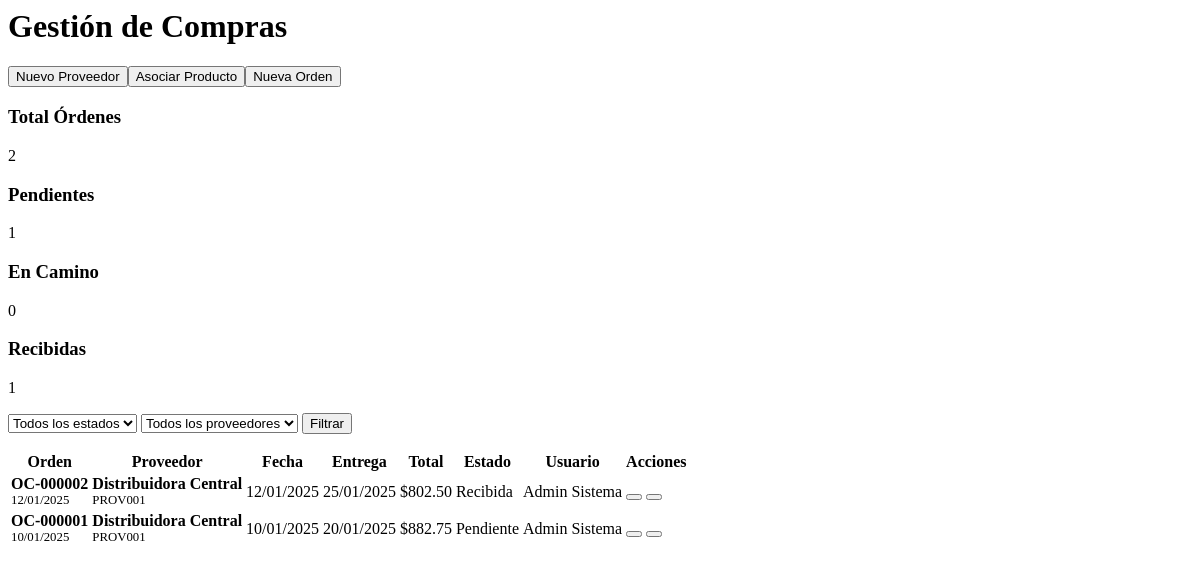
/public/compras.php, run on the app's committed database.
### tables this page shows
CREATE TABLE `ordenes_compra` (
    `id` int(11) NOT NULL,
    `empresa_id` int(11) NOT NULL,
    `numero_orden` varchar(50) NOT NULL,
    `proveedor_id` int(11) NOT NULL,
    `usuario_id` int(11) NOT NULL,
    `fecha_orden` date NOT NULL,
    `fecha_entrega_esperada` date DEFAULT NULL,
    `subtotal` decimal(10, 2) NOT NULL,
    `itbms` decimal(10, 2) DEFAULT 0.00,
    `total` decimal(10, 2) NOT NULL,
    `estado` enum(
        'pendiente',
        'confirmada',
        'recibida',
        'cancelada'
    ) DEFAULT 'pendiente',
    `observaciones` text DEFAULT NULL,
    `fecha_creacion` timestamp NOT NULL DEFAULT current_timestamp()
);

CREATE TABLE `proveedores` (
    `id` int(11) NOT NULL,
    `empresa_id` int(11) NOT NULL,
    `codigo` varchar(20) DEFAULT NULL,
    `tipo_proveedor` enum(
        'distribuidor',
        'fabricante',
        'importador',
        'mayorista',
        'otro'
    ) DEFAULT NULL,
    `nombre` varchar(150) NOT NULL,
    `razon_social` varchar(200) DEFAULT NULL,
    `ruc` varchar(20) DEFAULT NULL,
    `direccion` text DEFAULT NULL,
    `telefono_principal` varchar(20) DEFAULT NULL,
    `email` varchar(100) DEFAULT NULL,
    `nombre_contacto` varchar(100) DEFAULT NULL,
    `cargo_contacto` varchar(100) DEFAULT NULL,
    `telefono_contacto` varchar(20) DEFAULT NULL,
    `email_contacto` varchar(100) DEFAULT NULL,
    `dias_credito` int(11) DEFAULT 0,
    `descuento_porcentaje` decimal(5, 2) DEFAULT 0.00,
    `tiempo_entrega` int(11) DEFAULT 7,
    `monto_minimo` decimal(10, 2) DEFAULT 0.00,
    `condiciones_pago` text DEFAULT NULL,
    `sitio_web` varchar(255) DEFAULT NULL,
    `horario_atencion` varchar(100) DEFAULT NULL,
    `productos_principales` text DEFAULT NULL,
    `observaciones` text DEFAULT NULL,
    `activo` tinyint(1) DEFAULT 1,
    `fecha_registro` timestamp NOT NULL DEFAULT current_timestamp()
);

CREATE TABLE `usuarios` (
    `id` int(11) NOT NULL,
    `empresa_id` int(11) NOT NULL,
    `nombre` varchar(100) NOT NULL,
    `apellido` varchar(100) NOT NULL,
    `email` varchar(100) NOT NULL,
    `password_hash` varchar(255) NOT NULL,
    `rol` enum(
        'admin',
        'vendedor',
        'bodeguero',
        'contador'
    ) NOT NULL,
    `telefono` varchar(20) DEFAULT NULL,
    `fecha_creacion` timestamp NOT NULL DEFAULT current_timestamp(),
    `ultimo_acceso` timestamp NULL DEFAULT NULL,
    `activo` tinyint(1) DEFAULT 1
);

### config/connection.php (called while the page is built, shortened)
<?php
$host = "localhost";
$usuario = "root";
$contrasena = "";
$basededatos = "ferregest360";
function getDBConnection()
{
    global $host, $usuario, $contrasena, $basededatos;
    try {
        $pdo = new PDO("mysql:host=$host;dbname=$basededatos;charset=utf8", $usuario, $contrasena);
        $pdo->setAttribute(PDO::ATTR_ERRMODE, PDO::ERRMODE_EXCEPTION);
        return $pdo;
    } catch (PDOException $e) {
        die("Error de conexión: " . $e->getMessage());
    }
}
function ejecutarConsulta($sql, $params = [])
{
    $conn = getDBConnection();
    try {
        $stmt = $conn->prepare($sql);
        $stmt->execute($params);
        return $stmt;
    } catch (PDOException $e) {
        die("Error en la consulta: " . $e->getMessage());
    }
}

### public/compras.php (the view, shortened to what this page needs)
<?php
require_once '../config/connection.php';
$where_conditions = ["oc.empresa_id = 1"];
$params = [];
$where_clause = implode(" AND ", $where_conditions);
$sql_ordenes = "
SELECT
    oc.id, oc.numero_orden, oc.fecha_orden, oc.fecha_entrega_esperada,
    oc.subtotal, oc.itbms, oc.total, oc.estado, oc.observaciones,
    p.nombre as proveedor_nombre, p.codigo as proveedor_codigo,
    u.nombre as usuario_nombre, u.apellido as usuario_apellido,
    CASE
        WHEN oc.estado = 'pendiente' THEN 'warning'
        WHEN oc.estado = 'confirmada' THEN 'info'
        WHEN oc.estado = 'recibida' THEN 'success'
        WHEN oc.estado = 'cancelada' THEN 'danger'
        ELSE 'secondary'
    END as estado_clase
FROM ordenes_compra oc
LEFT JOIN proveedores p ON oc.proveedor_id = p.id
LEFT JOIN usuarios u ON oc.usuario_id = u.id
WHERE $where_clause
ORDER BY oc.fecha_orden DESC, oc.id DESC";
$ordenes = ejecutarConsulta($sql_ordenes, $params)->fetchAll(PDO::FETCH_ASSOC);
$stats = ejecutarConsulta("
SELECT
    COUNT(*) as total_ordenes,
    SUM(CASE WHEN estado = 'pendiente' THEN 1 ELSE 0 END) as pendientes,
    SUM(CASE WHEN estado = 'confirmada' THEN 1 ELSE 0 END) as confirmadas,
    SUM(CASE WHEN estado = 'recibida' THEN 1 ELSE 0 END) as recibidas,
    SUM(CASE WHEN estado = 'cancelada' THEN 1 ELSE 0 END) as canceladas,
    COALESCE(SUM(total), 0) as total_valor
FROM ordenes_compra
WHERE empresa_id = 1")->fetch(PDO::FETCH_ASSOC);
?>
<body>
    <div id="dashboardScreen" class="dashboard-container">
        <main class="main-content">
            <div class="content-area">
                <div class="page-header">
                    <h1>Gestión de Compras</h1>
                    <div class="header-actions">
                        <button class="btn-secondary" onclick="showAddSupplierModal()">
                            <i class="fas fa-plus"></i> Nuevo Proveedor
                        </button>
                        <button class="btn-secondary" onclick="showAddProductSupplierModal()">
                            <i class="fas fa-link"></i> Asociar Producto
                        </button>
                        <button class="btn-primary" onclick="showAddOrderModal()">
                            <i class="fas fa-shopping-cart"></i> Nueva Orden
                        </button>
                    </div>
                </div>
                <div class="stats-grid">
                    <div class="stat-card">
                        <div class="stat-content">
                            <h3>Total Órdenes</h3>
                            <p class="stat-value"><?php echo $stats['total_ordenes']; ?></p>
                        </div>
                    </div>
                    <div class="stat-card">
                        <div class="stat-content">
                            <h3>Pendientes</h3>
                            <p class="stat-value"><?php echo $stats['pendientes']; ?></p>
                        </div>
                    </div>
                    <div class="stat-card">
                        <div class="stat-content">
                            <h3>En Camino</h3>
                            <p class="stat-value"><?php echo $stats['confirmadas']; ?></p>
                        </div>
                    </div>
                    <div class="stat-card">
                        <div class="stat-content">
                            <h3>Recibidas</h3>
                            <p class="stat-value"><?php echo $stats['recibidas']; ?></p>
                        </div>
                    </div>
                </div>
                <div class="filters-bar">
                    <form method="GET" class="filter-group">
                        <select name="estado" class="filter-select">
                            <option value="">Todos los estados</option>
                        </select>
                        <select name="proveedor" class="filter-select">
                            <option value="">Todos los proveedores</option>
                        </select>
                        <button type="submit" class="btn-secondary">
                            <i class="fas fa-search"></i> Filtrar
                        </button>
                    </form>
                </div>
                <div class="data-table">
                    <table>
                        <thead>
                            <tr>
                                <th>Orden</th>
                                <th>Proveedor</th>
                                <th>Fecha</th>
                                <th>Entrega</th>
                                <th>Total</th>
                                <th>Estado</th>
                                <th>Usuario</th>
                                <th>Acciones</th>
                            </tr>
                        </thead>
                        <tbody>
                            <?php if (empty($ordenes)): ?>
                                <tr>
                                    <td colspan="8" class="text-center">No se encontraron órdenes de compra</td>
                                </tr>
                            <?php else: ?>
                                <?php foreach ($ordenes as $orden): ?>
                                    <tr>
                                        <td>
                                            <div class="order-info">
                                                <div class="order-number"><?php echo htmlspecialchars($orden['numero_orden']); ?></div>
                                                <div class="order-date"><?php echo date('d/m/Y', strtotime($orden['fecha_orden'])); ?></div>
                                            </div>
                                        </td>
                                        <td>
                                            <div class="supplier-info">
                                                <div class="supplier-name"><?php echo htmlspecialchars($orden['proveedor_nombre']); ?></div>
                                                <div class="supplier-code"><?php echo htmlspecialchars($orden['proveedor_codigo']); ?></div>
                                            </div>
                                        </td>
                                        <td><?php echo date('d/m/Y', strtotime($orden['fecha_orden'])); ?></td>
                                        <td><?php echo $orden['fecha_entrega_esperada'] ? date('d/m/Y', strtotime($orden['fecha_entrega_esperada'])) : 'N/A'; ?></td>
                                        <td>$<?php echo number_format($orden['total'], 2); ?></td>
                                        <td>
                                            <span class="status-badge <?php echo $orden['estado_clase']; ?>">
                                                <?php echo ucfirst($orden['estado']); ?>
                                            </span>
                                        </td>
                                        <td><?php echo htmlspecialchars($orden['usuario_nombre'] . ' ' . $orden['usuario_apellido']); ?></td>
                                        <td>
                                            <div class="action-buttons">
                                                <button class="btn-view" onclick="verOrden(<?php echo $orden['id']; ?>)" title="Ver Detalle">
                                                </button>
                                                <button class="btn-edit" onclick="editarOrden(<?php echo $orden['id']; ?>)" title="Editar">
                                                </button>
                                            </div>
                                        </td>
                                    </tr>
                                <?php endforeach; ?>
                            <?php endif; ?>
                        </tbody>
                    </table>
                </div>
            </div>
        </main>
    </div>
</body>
</html>

### public/compras.php (style rules this page uses)
.header-actions { display: flex; gap: var(--spacing-md); }
.order-info, .supplier-info { display: flex; flex-direction: column; }
.order-number, .supplier-name { font-weight: bold; color: var(--primary-color); }
.order-date, .supplier-code { font-size: 0.8rem; color: var(--text-secondary); }
.btn-primary, .btn-secondary { transition: all 0.3s ease; }
.action-buttons button { transition: all 0.2s ease; }
.stat-card { transition: all 0.3s ease; }
.data-table tr { transition: background-color 0.2s ease; }
.filter-group { transition: all 0.3s ease; }
.status-badge { transition: all 0.2s ease; }

### data on the page
ordenes_compra: numero_orden "OC-000002", fecha_orden "12/01/2025", proveedor.nombre "Distribuidora Central", proveedor.codigo "PROV001", fecha_entrega_esperada "25/01/2025", total "802.50", estado "Recibida", usuario.apellido "Admin Sistema"
ordenes_compra: numero_orden "OC-000001", fecha_orden "10/01/2025", proveedor.nombre "Distribuidora Central", proveedor.codigo "PROV001", fecha_entrega_esperada "20/01/2025", total "882.75", estado "Pendiente", usuario.apellido "Admin Sistema"

### other printed values
$stats['total_ordenes'] "2"
$stats['pendientes'] "1"
$stats['confirmadas'] "0"
$stats['recibidas'] "1"
